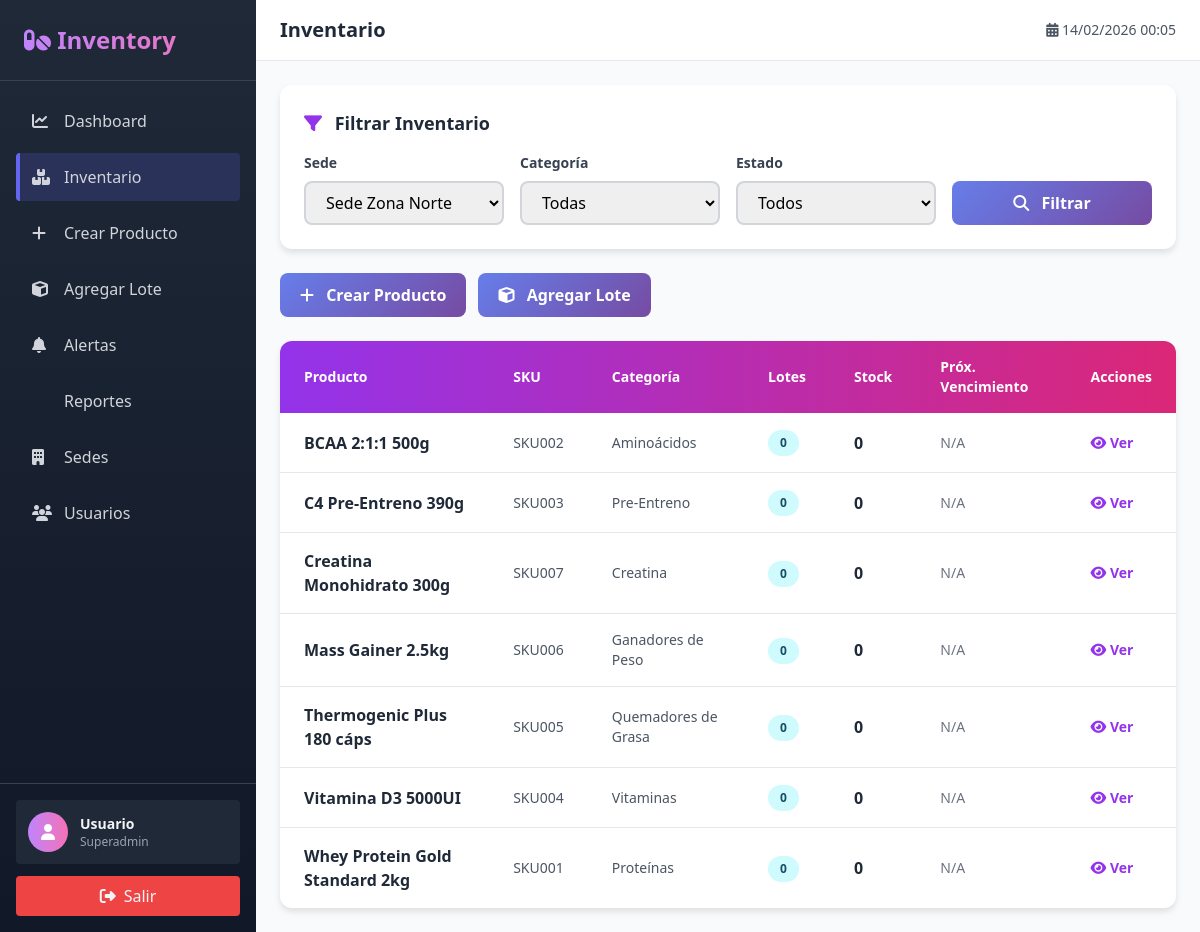
Page /index.php?action=inventory&sede=2 (signed in) on the committed database.
### tables this page shows
CREATE TABLE productos (
    id INT PRIMARY KEY AUTO_INCREMENT,
    nombre VARCHAR(150) NOT NULL,
    codigo_sku VARCHAR(50) UNIQUE,
    categoria_id INT NOT NULL,
    descripcion TEXT,
    precio_costo DECIMAL(10, 2) NOT NULL,
    precio_venta DECIMAL(10, 2) NOT NULL,
    stock_minimo INT DEFAULT 10,
    estado ENUM('activo', 'inactivo') DEFAULT 'activo',
    created_at TIMESTAMP DEFAULT CURRENT_TIMESTAMP,
    updated_at TIMESTAMP DEFAULT CURRENT_TIMESTAMP ON UPDATE CURRENT_TIMESTAMP,
    FOREIGN KEY (categoria_id) REFERENCES categorias(id) ON DELETE RESTRICT,
    INDEX(nombre),
    INDEX(codigo_sku),
    INDEX(categoria_id)
);

CREATE TABLE categorias (
    id INT PRIMARY KEY AUTO_INCREMENT,
    nombre VARCHAR(100) NOT NULL UNIQUE,
    descripcion TEXT,
    created_at TIMESTAMP DEFAULT CURRENT_TIMESTAMP,
    updated_at TIMESTAMP DEFAULT CURRENT_TIMESTAMP ON UPDATE CURRENT_TIMESTAMP
);

### app/controllers/BaseController.php (called while the page is built, shortened)
<?php
class BaseController {
    protected $db;
    protected $usuario = null;
    public function __construct($db) {
        $this->db = $db;
        $this->verificarSesion();
    }
    protected function verificarSesion() {
        if (!isset($_SESSION['usuario_id'])) {
            if ($this->noEsRutaPublica()) {
                header('Location: /index.php?action=login');
                exit;
            }
        } else {
            $this->cargarUsuario();
        }
    }
    protected function cargarUsuario() {
        $usuario_id = $_SESSION['usuario_id'] ?? null;
        $query = "SELECT u.*, s.nombre as sede_nombre FROM usuarios u
                  LEFT JOIN sedes s ON u.sede_id = s.id
                  WHERE u.id = ?";
        $stmt = $this->db->prepare($query);
        $stmt->bind_param('i', $usuario_id);
        $stmt->execute();
        $result = $stmt->get_result();
        if ($result->num_rows > 0) {
            $this->usuario = $result->fetch_assoc();
        } else {
            session_destroy();
            header('Location: /index.php?action=login');
            exit;
        }
    }
    protected function usuarioActual() {
        return $this->usuario;
    }
    protected function renderizar($vista, $datos = []) {
        extract($datos);
        $archivo = __DIR__ . '/../views/' . $vista . '.php';
        include $archivo;
        include __DIR__ . '/../views/layout.php';
    }
}
?>

### app/controllers/InventoryController.php (called while the page is built, shortened)
<?php
class InventoryController extends BaseController
{
    public function listado()
    {
        $usuario = $this->usuarioActual();
        $filtro_sede = $_GET['sede'] ?? $usuario['sede_id'];
        $filtro_categoria = $_GET['categoria'] ?? '';
        $filtro_estado = $_GET['estado'] ?? '';
        $inventario = $this->obtenerInventario($filtro_sede, $filtro_categoria, $filtro_estado);
        $sedes = $this->obtenerSedes();
        $categorias = $this->obtenerCategorias();
        $this->renderizar('inventory/listado', [
            'inventario' => $inventario,
            'sedes' => $sedes,
            'categorias' => $categorias,
            'filtro_sede' => $filtro_sede,
            'filtro_categoria' => $filtro_categoria,
            'filtro_estado' => $filtro_estado,
            'usuario' => $usuario
        ]);
    }
    private function obtenerInventario($sede_id, $categoria = '', $estado = '')
    {
        $query = "SELECT
                    p.id as producto_id,
                    p.nombre,
                    p.codigo_sku,
                    c.nombre as categoria,
                    COUNT(lp.id) as total_lotes,
                    SUM(lp.cantidad_disponible) as stock_disponible,
                    MIN(lp.fecha_vencimiento) as proximo_vencimiento,
                    MIN(DATEDIFF(lp.fecha_vencimiento, CURDATE())) as dias_minimo,
                    SUM(CASE WHEN DATEDIFF(lp.fecha_vencimiento, CURDATE()) < 0 AND lp.cantidad_disponible > 0 THEN lp.cantidad_disponible ELSE 0 END) as cantidad_vencida
                 FROM productos p
                 LEFT JOIN categorias c ON p.categoria_id = c.id
                 LEFT JOIN lotes_productos lp ON p.id = lp.producto_id AND lp.sede_id = ? AND lp.cantidad_disponible > 0
                 WHERE p.estado = 'activo'";
        $params = [$sede_id];
        $types = 'i';
        $query .= " GROUP BY p.id, p.nombre, p.codigo_sku, c.nombre ORDER BY p.nombre ASC";
        $stmt = $this->db->prepare($query);
        if (!empty($params)) {
            $stmt->bind_param($types, ...$params);
        }
        $stmt->execute();
        $resultado = [];
        $result = $stmt->get_result();
        while ($row = $result->fetch_assoc()) {
            $resultado[] = $row;
        }
        return $resultado;
    }
    private function obtenerSedes()
    {
        $query = "SELECT id, nombre FROM sedes WHERE estado = 'activa' ORDER BY nombre";
        $result = $this->db->query($query);
        $sedes = [];
        while ($row = $result->fetch_assoc()) {
            $sedes[] = $row;
        }
        return $sedes;
    }
    private function obtenerCategorias()
    {
        $query = "SELECT id, nombre FROM categorias ORDER BY nombre";
        $result = $this->db->query($query);
        $categorias = [];
        while ($row = $result->fetch_assoc()) {
            $categorias[] = $row;
        }
        return $categorias;
    }
}

### app/views/inventory/listado.php (the view, shortened to what this page needs)
<div class="space-y-6">
    <div class="card p-6">
        <h3 class="text-lg font-bold text-gray-800 mb-4">
            <i class="fas fa-filter text-purple-600 mr-2"></i> Filtrar Inventario
        </h3>
        <form method="GET" action="/index.php?action=inventory" class="grid grid-cols-1 md:grid-cols-4 gap-4">
            <?php if ($usuario['rol'] === 'superadmin'): ?>
                <div>
                    <label class="block text-sm font-semibold text-gray-700 mb-2">Sede</label>
                    <select name="sede" class="w-full px-4 py-2 border-2 border-gray-300 rounded-lg focus:outline-none focus:border-purple-500 transition">
                        <?php foreach ($sedes as $sede): ?>
                            <option value="<?php echo $sede['id']; ?>" <?php echo ($filtro_sede == $sede['id']) ? 'selected' : ''; ?>>
                                <?php echo htmlspecialchars($sede['nombre']); ?>
                            </option>
                        <?php endforeach; ?>
                    </select>
                </div>
            <?php endif; ?>
            <div>
                <label class="block text-sm font-semibold text-gray-700 mb-2">Categoría</label>
                <select name="categoria" class="w-full px-4 py-2 border-2 border-gray-300 rounded-lg focus:outline-none focus:border-purple-500 transition">
                    <option value="">Todas</option>
                </select>
            </div>
            <div>
                <label class="block text-sm font-semibold text-gray-700 mb-2">Estado</label>
                <select name="estado" class="w-full px-4 py-2 border-2 border-gray-300 rounded-lg focus:outline-none focus:border-purple-500 transition">
                    <option value="">Todos</option>
                </select>
            </div>
            <div class="flex items-end">
                <button type="submit" class="btn-primary w-full">
                    <i class="fas fa-search mr-2"></i> Filtrar
                </button>
            </div>
        </form>
    </div>
    <div class="flex gap-3">
        <a href="/index.php?action=crear_producto" class="btn-primary">
            <i class="fas fa-plus mr-2"></i> Crear Producto
        </a>
        <a href="/index.php?action=agregar_lote" class="btn-primary">
            <i class="fas fa-cube mr-2"></i> Agregar Lote
        </a>
    </div>
    <div class="card overflow-hidden">
        <div class="overflow-x-auto">
            <table class="w-full">
                <thead class="bg-gradient-to-r from-purple-600 to-pink-600 text-white">
                    <tr>
                        <th class="px-6 py-4 text-left text-sm font-semibold">Producto</th>
                        <th class="px-6 py-4 text-left text-sm font-semibold">SKU</th>
                        <th class="px-6 py-4 text-left text-sm font-semibold">Categoría</th>
                        <th class="px-6 py-4 text-left text-sm font-semibold">Lotes</th>
                        <th class="px-6 py-4 text-left text-sm font-semibold">Stock</th>
                        <th class="px-6 py-4 text-left text-sm font-semibold">Próx. Vencimiento</th>
                        <th class="px-6 py-4 text-left text-sm font-semibold">Acciones</th>
                    </tr>
                </thead>
                <tbody class="divide-y">
                    <?php if (empty($inventario)): ?>
                        <tr>
                            <td colspan="7" class="px-6 py-8 text-center text-gray-500">
                                <i class="fas fa-inbox text-3xl mb-2"></i>
                                <p>No hay productos en el inventario</p>
                            </td>
                        </tr>
                    <?php else: ?>
                        <?php foreach ($inventario as $item): ?>
                            <tr class="hover:bg-gray-50 transition">
                                <td class="px-6 py-4">
                                    <div>
                                        <p class="font-semibold text-gray-800"><?php echo htmlspecialchars($item['nombre']); ?></p>
                                    </div>
                                </td>
                                <td class="px-6 py-4 text-sm text-gray-600"><?php echo htmlspecialchars($item['codigo_sku']); ?></td>
                                <td class="px-6 py-4 text-sm text-gray-600"><?php echo htmlspecialchars($item['categoria']); ?></td>
                                <td class="px-6 py-4">
                                    <span class="status-badge badge-info"><?php echo $item['total_lotes']; ?></span>
                                </td>
                                <td class="px-6 py-4">
                                    <span class="font-semibold text-gray-800"><?php echo $item['stock_disponible'] ?? 0; ?></span>
                                </td>
                                <td class="px-6 py-4 text-sm">
                                    <?php if ($item['proximo_vencimiento']): ?>
                                        <?php
                                        $dias = (new DateTime($item['proximo_vencimiento']))->diff(new DateTime())->days;
                                        $badge = $dias < 0 ? 'badge-danger' : ($dias <= 7 ? 'badge-warning' : 'badge-success');
                                        ?>
                                        <span class="status-badge <?php echo $badge; ?>">
                                            <?php echo date('d/m/Y', strtotime($item['proximo_vencimiento'])); ?>
                                        </span>
                                    <?php else: ?>
                                        <span class="text-gray-500">N/A</span>
                                    <?php endif; ?>
                                </td>
                                <td class="px-6 py-4 text-sm">
                                    <a href="/index.php?action=detalles_producto&id=<?php echo $item['producto_id']; ?>"
                                       class="text-purple-600 hover:text-purple-800 font-semibold mr-3">
                                        <i class="fas fa-eye"></i> Ver
                                    </a>
                                </td>
                            </tr>
                        <?php endforeach; ?>
                    <?php endif; ?>
                </tbody>
            </table>
        </div>
    </div>
</div>

### app/views/layout.php (style rules this page uses)
* { margin: 0; padding: 0; box-sizing: border-box; }
body { background: linear-gradient(135deg, #667eea 0%, #764ba2 100%); min-height: 100vh; font-family: 'Segoe UI', Tahoma, Geneva, Verdana, sans-serif; }
.card { background: white; border-radius: 12px; box-shadow: 0 4px 6px rgba(0, 0, 0, 0.1); transition: all 0.3s ease; }
.btn-primary { background: linear-gradient(135deg, #667eea 0%, #764ba2 100%); color: white; padding: 10px 20px; border-radius: 8px; border: none; cursor: pointer; transition: all 0.3s ease; font-weight: 600; }
.status-badge { padding: 4px 12px; border-radius: 20px; font-size: 12px; font-weight: 600; }
.badge-info { background-color: #cffafe; color: #164e63; }

### app/views/inventory/listado.php (style rules this page uses)
.status-badge { display: inline-block; padding: 4px 12px; border-radius: 20px; font-size: 12px; font-weight: 600; }
.badge-info { background-color: #cffafe; color: #164e63; }

### rows in the picture
productos: nombre "BCAA 2:1:1 500g", codigo_sku "SKU002", categoria.nombre "Aminoácidos", total_lotes "0", stock_disponible "0"
productos: nombre "C4 Pre-Entreno 390g", codigo_sku "SKU003", categoria.nombre "Pre-Entreno", total_lotes "0", stock_disponible "0"
productos: nombre "Creatina Monohidrato 300g", codigo_sku "SKU007", categoria.nombre "Creatina", total_lotes "0", stock_disponible "0"
productos: nombre "Mass Gainer 2.5kg", codigo_sku "SKU006", categoria.nombre "Ganadores de Peso", total_lotes "0", stock_disponible "0"
productos: nombre "Thermogenic Plus 180 cáps", codigo_sku "SKU005", categoria.nombre "Quemadores de Grasa", total_lotes "0", stock_disponible "0"
productos: nombre "Vitamina D3 5000UI", codigo_sku "SKU004", categoria.nombre "Vitaminas", total_lotes "0", stock_disponible "0"
productos: nombre "Whey Protein Gold Standard 2kg", codigo_sku "SKU001", categoria.nombre "Proteínas", total_lotes "0", stock_disponible "0"

### other values in the picture
$item['label'] "Dashboard"
$item['label'] "Inventario"
$item['label'] "Crear Producto"
$item['label'] "Agregar Lote"
$item['label'] "Alertas"
$item['label'] "Reportes"
$item['label'] "Sedes"
$item['label'] "Usuarios"
substr($_SESSION['usuario_nombre'] ?? 'Usuario', 0, 20) "Usuario"
$_SESSION['rol'] "Superadmin"
$pageTitles[$action] "Inventario"
form field sede "Sede Zona Norte"
